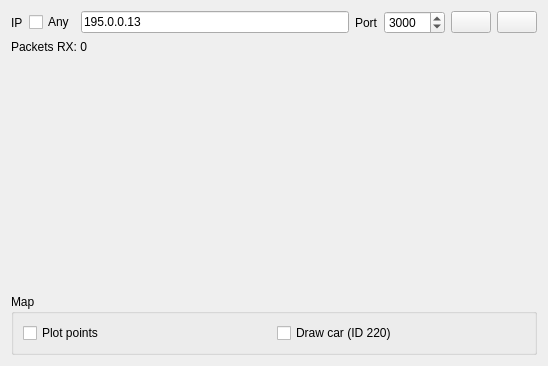
<?xml version="1.0" encoding="UTF-8"?>
<ui version="4.0">
 <class>NCom</class>
 <widget class="QWidget" name="NCom">
  <property name="geometry">
   <rect>
    <x>0</x>
    <y>0</y>
    <width>548</width>
    <height>366</height>
   </rect>
  </property>
  <property name="windowTitle">
   <string>Form</string>
  </property>
  <layout class="QVBoxLayout" name="verticalLayout_2">
   <item>
    <layout class="QHBoxLayout" name="horizontalLayout">
     <item>
      <widget class="QLabel" name="label">
       <property name="text">
        <string>IP</string>
       </property>
      </widget>
     </item>
     <item>
      <widget class="QCheckBox" name="ipAnyBox">
       <property name="text">
        <string>Any</string>
       </property>
      </widget>
     </item>
     <item>
      <widget class="QLineEdit" name="ipEdit">
       <property name="text">
        <string>195.0.0.13</string>
       </property>
      </widget>
     </item>
     <item>
      <widget class="QLabel" name="label_2">
       <property name="text">
        <string>Port</string>
       </property>
      </widget>
     </item>
     <item>
      <widget class="QSpinBox" name="portBox">
       <property name="maximum">
        <number>65535</number>
       </property>
       <property name="value">
        <number>3000</number>
       </property>
      </widget>
     </item>
     <item>
      <widget class="QPushButton" name="disconnectButton">
       <property name="toolTip">
        <string>Disconnect</string>
       </property>
       <property name="text">
        <string/>
       </property>
       <property name="icon">
        <iconset resource="resources.qrc">
         <normaloff>:/models/Icons/Disconnected-96.png</normaloff>:/models/Icons/Disconnected-96.png</iconset>
       </property>
      </widget>
     </item>
     <item>
      <widget class="QPushButton" name="connectButton">
       <property name="toolTip">
        <string>Connect</string>
       </property>
       <property name="text">
        <string/>
       </property>
       <property name="icon">
        <iconset resource="resources.qrc">
         <normaloff>:/models/Icons/Connected-96.png</normaloff>:/models/Icons/Connected-96.png</iconset>
       </property>
      </widget>
     </item>
    </layout>
   </item>
   <item>
    <widget class="QLabel" name="packetLabel">
     <property name="text">
      <string>Packets RX: 0</string>
     </property>
    </widget>
   </item>
   <item>
    <widget class="QLabel" name="posModeLabel">
     <property name="text">
      <string/>
     </property>
    </widget>
   </item>
   <item>
    <widget class="QLabel" name="posLabel">
     <property name="text">
      <string/>
     </property>
    </widget>
   </item>
   <item>
    <spacer name="verticalSpacer">
     <property name="orientation">
      <enum>Qt::Vertical</enum>
     </property>
     <property name="sizeHint" stdset="0">
      <size>
       <width>20</width>
       <height>288</height>
      </size>
     </property>
    </spacer>
   </item>
   <item>
    <widget class="QGroupBox" name="groupBox">
     <property name="title">
      <string>Map</string>
     </property>
     <layout class="QHBoxLayout" name="horizontalLayout_2">
      <item>
       <widget class="QCheckBox" name="mapPlotPointsBox">
        <property name="text">
         <string>Plot points</string>
        </property>
       </widget>
      </item>
      <item>
       <widget class="QCheckBox" name="mapDrawCarBox">
        <property name="text">
         <string>Draw car (ID 220)</string>
        </property>
       </widget>
      </item>
     </layout>
    </widget>
   </item>
  </layout>
 </widget>
 <resources>
  <include location="resources.qrc"/>
 </resources>
 <connections/>
</ui>
